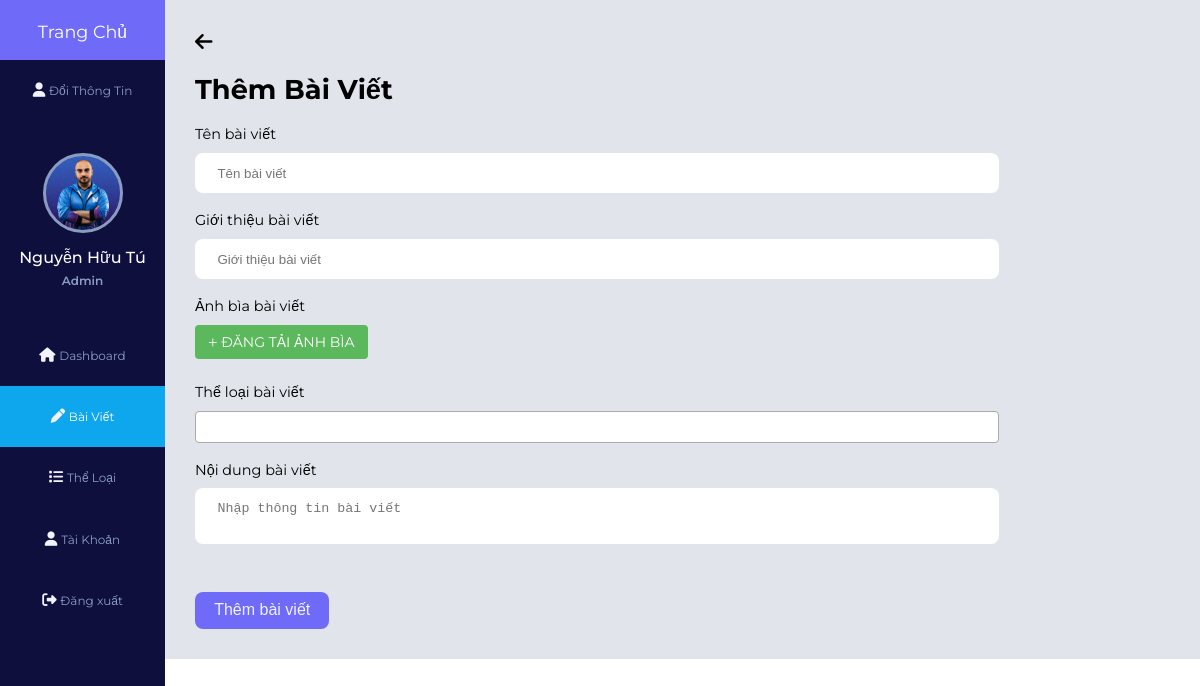
/admin/add_post.php (signed in), run on the app's committed database.
### tables this page shows
CREATE TABLE `users` (
  `UserId` int(11) NOT NULL COMMENT 'Khóa chính mã tài khoản',
  `UserAccount` varchar(20) NOT NULL COMMENT 'Tên tài khoản',
  `UserName` varchar(50) NOT NULL COMMENT 'Tên hiển thị',
  `UserEmail` varchar(64) NOT NULL COMMENT 'Email ',
  `UserPassword` varchar(50) NOT NULL COMMENT 'Mật khẩu',
  `UserBio` varchar(255) NOT NULL COMMENT 'Giới thiệu tài khoản',
  `UserImage` varchar(255) NOT NULL DEFAULT 'default-avatar.jpg' COMMENT 'Ảnh tài khoản',
  `UserRole` tinyint(1) NOT NULL DEFAULT 0 COMMENT 'Quyền tài khoản',
  `reset_token_hash` varchar(64) DEFAULT NULL,
  `reset_token_expires_at` datetime DEFAULT NULL
);

### check_account_session.php (called while the page is built, shortened)
<?php
    $conn=mysqli_connect('localhost','root','','blog') or die("no connect");
    mysqli_query($conn,'set names "utf8"');
    if(isset($_SESSION['userAccount']))
    {
        $account = $_SESSION['userAccount'];
        $account_select_query = "select * from users where UserAccount = '$account'";
        $account = mysqli_fetch_assoc(mysqli_query($conn,$account_select_query));
    }
?>

### admin/add_post.php (the view, shortened to what this page needs)
<?php
$page = 'manage_posts';
require 'inc/sidebar.php';
?>
        <div class="admin-management-form">
            <a href="manage_posts.php" style="all:initial;"><i class="fa-solid fa-arrow-left" style="font-size: 20px; cursor: pointer; margin-top: 2rem;"></i></a>
            <h2 style="color: black;">Thêm Bài Viết</h2>
            <form action="<?php echo $_SERVER['PHP_SELF']?>"  method="POST" enctype="multipart/form-data">
                <div class="form__control">
                    <label for="postName">Tên bài viết</label>
                    <input type="text" placeholder="Tên bài viết" name="postName" value="<?php echo isset($postName)? $postName: "" ?>" >
                </div>
                <div class="form__control">
                    <label for="postDes">Giới thiệu bài viết</label>
                    <input type="text" placeholder="Giới thiệu bài viết" name="postDes" value="<?php echo isset($postDes)? $postDes: "" ?>" >
                </div>
                <div class="form__control">
                    <label for="thumbnail">Ảnh bìa bài viết</label>
                    <div class="btn up_image">
                        <i class="fa-solid fa-plus"></i>
                        <span>Đăng tải ảnh bìa</span>
                    </div>
                </div>
                <div class="form__control">
                <label for="postCategory">Thể loại bài viết</label>
                </div>
                <div class="form__control">
                    <label for="postContent">Nội dung bài viết</label>
                    <textarea name="postContent" placeholder="Nhập thông tin bài viết" id="postContent"><?php echo isset($postContent)? $postContent: "" ?></textarea>
                </div>
                <button type="submit" class="btn btn_admin" name="submit">Thêm bài viết</button>
            </form>
        </div>
        <link href="https://cdn.jsdelivr.net/npm/select2@4.1.0-rc.0/dist/css/select2.min.css" rel="stylesheet" />
</body>
</html>

### admin/inc/sidebar.php (shortened to what this page needs)
<!DOCTYPE html>
<html lang="en">
<head>
    <link rel="stylesheet" href="<?=ROOT_URL?>/assets/css/style.css">
    <link rel="stylesheet" href="https://unicons.iconscout.com/release/v4.0.8/css/line.css">
    <link rel="stylesheet" href="https://cdnjs.cloudflare.com/ajax/libs/font-awesome/6.5.1/css/all.min.css" />
</head>
<body class="admin">
<?php
require '../check_account_session.php';
require 'class/Admin.php';
?>
    <div class="admin-sidebar">
        <a href="<?=ROOT_URL?>index.php">
            <div class="side-header">
                <h3>T<span>rang</span>  C<span>hủ</span></h3>
            </div>
        </a>
        <div class="side-content">
            <div class="side-menu">
                <a href="./account_management.php" <?php echo $page == 'account_management' ? 'class="active"' : ''; ?> style="text-align: center;">
                    <i class="fa-solid fa-user"></i>
                    <small>Đổi Thông Tin</small>
                </a>
            </div>
            <div class="admin-profile">
                <div class="admin-profile-img bg-img" style="background-image: url(<?=ROOT_URL?>assets/images/avatar/<?php echo $account['UserImage']; ?>)"></div>
                <h4><?php echo $account['UserName']; ?></h4>
                <small>Admin</small>
            </div>
            <div class="side-menu">
                <ul>
                    <li>
                       <a href="./index.php" <?php echo $page == 'index' ? 'class="active"' : ''; ?>>
                            <i class="fa-solid fa-house"></i>
                            <small>Dashboard</small>
                        </a>
                    </li>
                    <li>
                       <a href="./manage_posts.php" <?php echo $page == 'manage_posts' ? 'class="active"' : ''; ?>>
                            <i class="fa-solid fa-pen"></i>
                            <small>Bài Viết</small>
                        </a>
                    </li>
                    <li>
                       <a href="./manage_categories.php" <?php echo $page == 'manage_categories' ? 'class="active"' : ''; ?>>
                            <i class="fa-solid fa-list"></i>
                            <small>Thể Loại</small>
                        </a>
                    </li>
                    <li>
                       <a href="./manage_users.php" <?php echo $page == 'manage_users' ? 'class="active"' : ''; ?>>
                            <i class="fa-solid fa-user"></i>
                            <small>Tài Khoản</small>
                        </a>
                    </li>
                    <li>
                        <a href="../logout.php">
                             <i class="fa-solid fa-right-from-bracket"></i>
                             <small>Đăng xuất</small>
                         </a>
                     </li>
                </ul>
            </div>
        </div>
    </div>

### data on the page
users: UserImage (picture), UserName "Nguyễn Hữu Tú"
